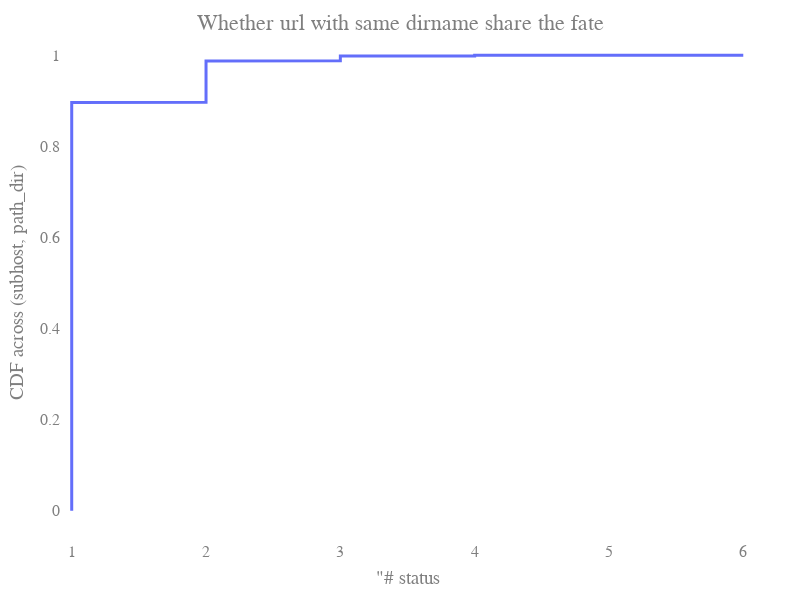

This figure's notebook cell:
### Markdown cell above
## #status for urls share the same path
- Each path has at least 3 urls

### Code cell
fate = defaultdict(dict)
hosts = db.url_status_implicit_broken.aggregate([
    {"$group": {"_id": "$hostname"}}
])
focus_status = ["4/5xx", "non-home redirection"]
for i, host in enumerate(list(hosts)):
    path_fate = defaultdict(list)
    urls = db.url_status_implicit_broken.find({"hostname": host['_id']})
    for url in urls:
        up = urlparse(url['url'])
        subhost, path, query = up.netloc, up.path, up.query
        if path == '': path = '/'
        dirname = os.path.dirname(path)
        path_fate["{}|{}".format(subhost, dirname)].append((url['url'], url_utils.status_categories(url['status'], url['detail'])))
    dir_count = {}
    for dirname, url_status in path_fate.items():
        if len(url_status) >= 3:
            dir_count[dirname] = (set([u[1] for u in url_status]), url_status)
    fate[host['_id']] = dir_count
fate_df, fate_count, fate_urls = pd.DataFrame({'num_status': []}), defaultdict(int), defaultdict(lambda: defaultdict(lambda: defaultdict(dict)))
for hostname, dir_count in fate.items():
    for dirname, (statuss, urls) in dir_count.items():
        fate_df = fate_df.append({'num_status': len(statuss)}, ignore_index=True)
        if len(statuss) > 1:
            fate_count[tuple(sorted(list(statuss)))] += 1
            fate_urls[tuple(sorted(list(statuss)))][hostname][dirname] = urls
fate_urls = fate_urls[tuple(sorted(focus_status))]
json.dump(fate_urls, open('broken_pages/fate_urls.json', 'w+'))
fate_count = [list(k) + [v] for k, v in fate_count.items()]
fate_count.sort(key=lambda x: x[-1], reverse=True)
json.dump(fate_count, open('broken_pages/fate_count.json', 'w+') )
plotly_utils.plot_CDF(fate_df, xtitle='"# status', ytitle='CDF across (subhost, path_dir)',\
                      title='Whether url with same dirname share the fate')

### Figure 1 — Plotly figure (JSON) as saved in the notebook; plotly's stock layout.template omitted (floating-point values rounded to 4 significant figures; data arrays with more than 128 entries replaced by an {"elided": "..."} marker saying what was removed)
{"data": [{"line": {"width": 3}, "mode": "lines", "name": "num_status", "type": "scatter", "x": {"elided": "24389 int values"}, "y": {"elided": "24389 float values"}}], "layout": {"autosize": false, "font": {"color": "#7f7f7f", "family": "Time New Roman", "size": 16}, "height": 600, "margin": {"b": 50, "l": 50, "pad": 4, "r": 50, "t": 30}, "plot_bgcolor": "rgba(0, 0, 0, 0)", "title": {"text": "Whether url with same dirname share the fate", "x": 0.5, "yanchor": "top"}, "width": 800, "xaxis": {"range": [0.95, 6.05], "title": {"text": "\"# status"}, "type": "linear"}, "yaxis": {"autorange": true, "range": [-0.05556, 1.056], "title": {"text": "CDF across (subhost, path_dir)"}, "type": "linear"}}}
